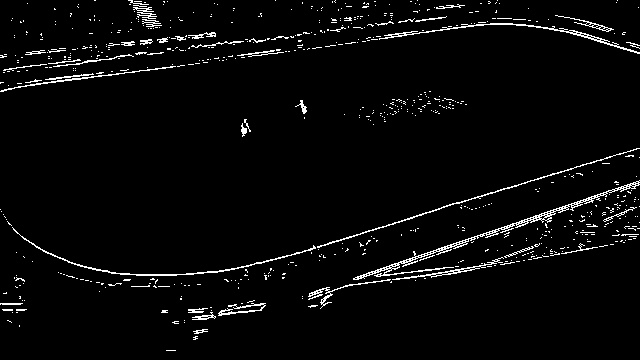
#> input picture 2014CarolinaKostnerFS3/frame103.jpg, 640 x 360 px, given in place of frame0.jpg, which was not available
$ python imgPos.py   (Python 2 division)
#> lines starting #> are read from the running program, lines starting #| are printed output that depends on the picture; after the words box and inside, x2 and y2 are one past the last pixel; in counts of white or black regions, pixels touching at a corner belong together; pictures that were not available may be replaced by others from this repository, and a replacement may not be noted
import cv2
import numpy as np

count = 0
success = True
while success:

	img=cv2.imread("2014CarolinaKostnerFS3/frame%d.jpg" % count)
#> img is the input picture: shape (360, 640, 3); min 0, max 255, mean 8.7
	(m,n,c) = img.shape
#> m = 360; n = 640; c = 3
	print m,n,c
#| 360 640 3


	crop = img[0:m,0:n]
	#(cm,cn,cc) = crop.shape
	for i in range(m):
		for j in range(n):
			if (i<-float(7/20)*j+95) or (i > -float(1/10)*j+200):
				crop[i,j,0] = 0
				crop[i,j,1] = 0
				crop[i,j,2] = 0
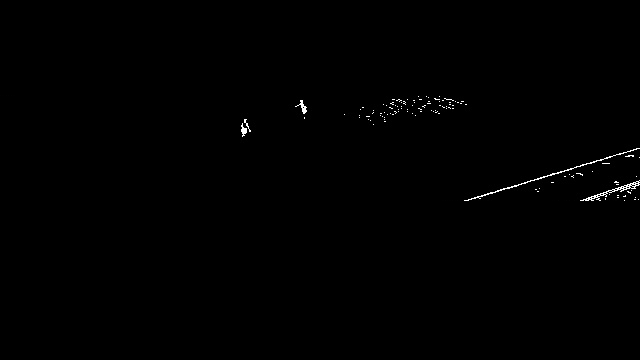
#> crop: shape (360, 640, 3); 9.41% of pixels changed, all inside (x1, y1, x2, y2) = (0, 0, 640, 352)

	maxi = 0
	maxj = 0
	mini = m
#> mini = 360
	minj = n
#> minj = 640
	for i in range(m):
		for j in range(n):
			if img[i,j,0]>100:
				if (i>maxi):
					maxi = i
				if (i<mini):
					mini = i
				if (j>maxj):
					maxj  = j
				if (j<minj):
					minj = j
#> after the loop, maxi = 200; maxj = 639; mini = 96; minj = 241
	print maxi,mini, maxj,minj
#| 200 96 639 241
	crop = img[mini:maxi,minj:maxj]
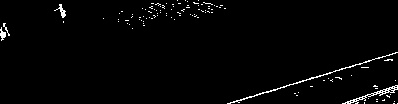
#> crop: shape (104, 398, 3); min 0, max 255, mean 4.9
	# cv2.imshow('image',crop)
	# cv2.waitKey(0)
	# cv2.destroyAllWindows()
	cv2.imwrite("2014CarolinaKostnerFS3-crop/frame%d.jpg" % count, crop)
	count +=1
	print count
	if count>405:
		break
#> pass 2 of the loop `while success:`:
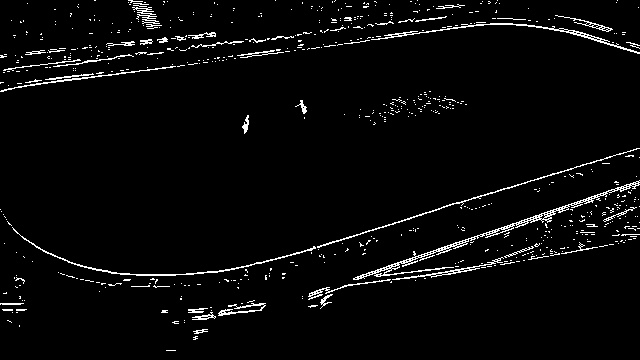
#> input picture 2014CarolinaKostnerFS3/frame108.jpg, 640 x 360 px, given in place of frame1.jpg, which was not available
#> img is the input picture: shape (360, 640, 3); min 0, max 255, mean 9
#| 360 640 3
#> after the loop `for i in range(m):`:
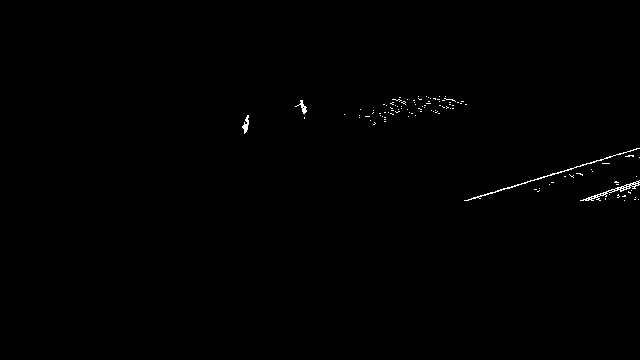
#> crop: shape (360, 640, 3); 9.54% of pixels changed, all inside (x1, y1, x2, y2) = (0, 0, 640, 352)
#| 200 96 639 242
#> `crop = img[mini:maxi,minj:maxj]`:
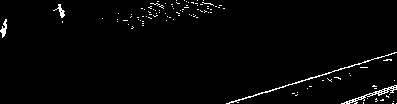
#> crop: shape (104, 397, 3); min 0, max 255, mean 5.1
#> (the run stopped early here; a loop or call above may not have finished)
